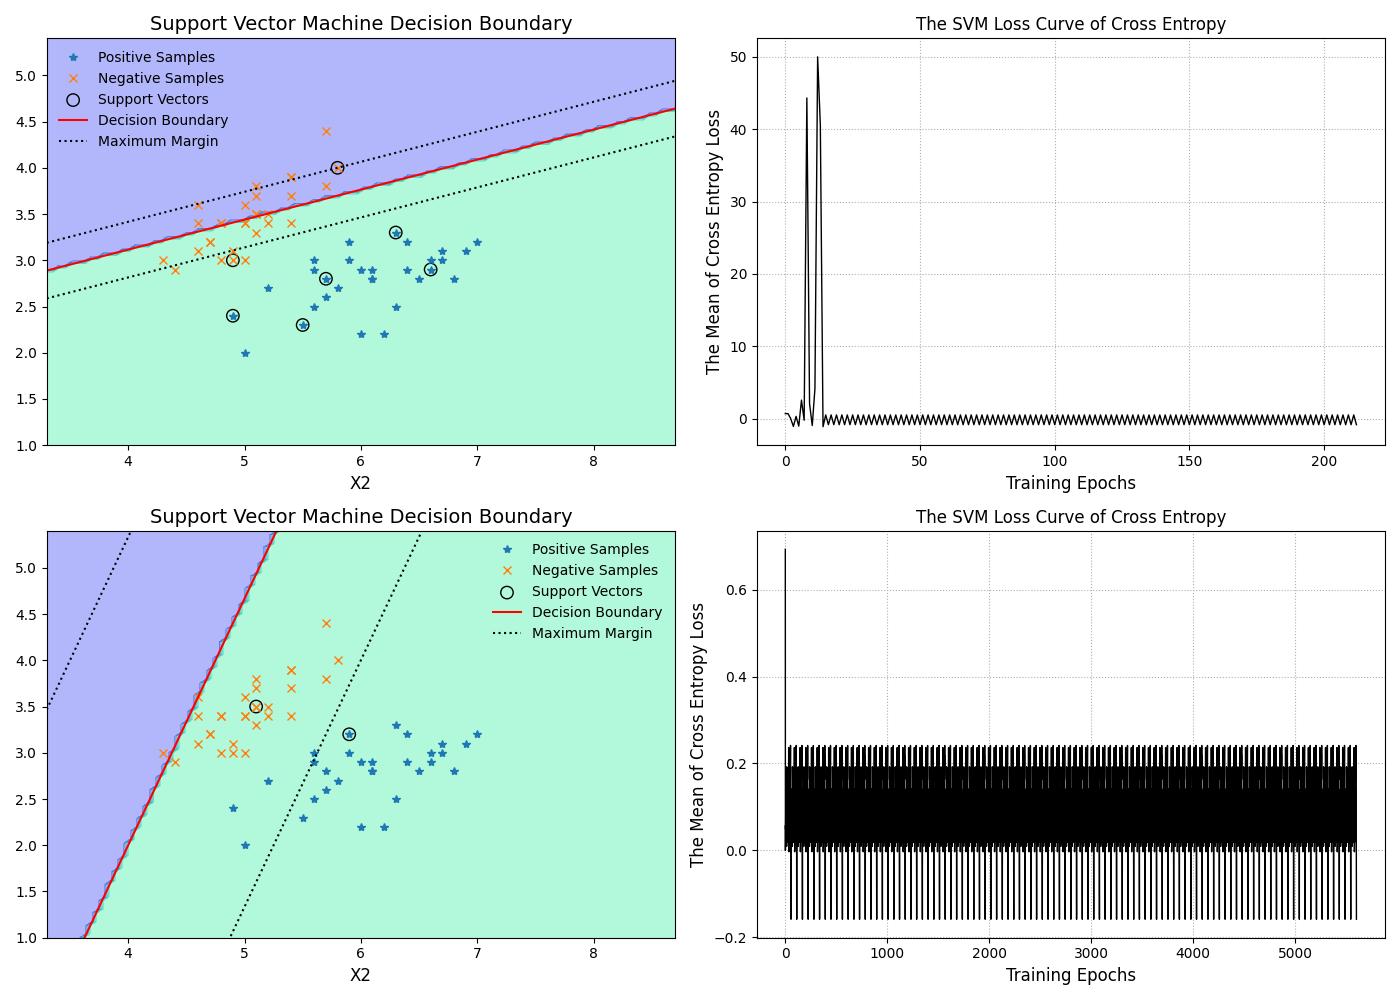

This chart was generated by the following Python code:

import copy
import random
 
import matplotlib.pyplot as plt
 
import kernel_func
import numpy as np
 
 
class SVMClassifier:
    """
    支持向量机二分类算法：硬间隔、软间隔、核函数，可做线性可分、非线性可分
    """
 
    def __init__(self, C=1.0, gamma=1.0, degree=3, coef0=1.0, kernel=None, kkt_tol=1e-3, alpha_tol=1e-3,
                 max_epochs=100):
        self.C = C  # 软间隔硬间隔的参数，硬间隔：适当增大C的值，软间隔：减少C值，允许部分样本不满足约束条件
        self.kernel = kernel 
        if self.kernel is None or self.kernel.lower() == "linear":
            self.kernel_func = kernel_func.linear()  # self.kernel_func(x_i, x_j)
        elif self.kernel.lower() == "poly":
            self.kernel_func = kernel_func.poly(degree, coef0)  # self.kernel_func(x_i, x_j)
        elif self.kernel.lower() == "rbf":
            self.kernel_func = kernel_func.rbf(gamma)
        else:
            print("仅限linear、poly或rbf，值为None则默认为Linear线性核函数...")
            self.kernel_func = kernel_func.linear()
 
        self.alpha_tol = alpha_tol  # 支持向量容忍度
 
        self.kkt_tol = kkt_tol 
        self.max_epochs = max_epochs
        self.alpha = None  # 松弛变量
        self.E = None  # 误差
        self.w, self.b = None, None  # SVM的模型系数
 
        self.support_vectors = []  # 记录支持向量的索引
        self.support_vectors_alpha = []  # 支持向量所对应的松弛变量
        self.support_vectors_x, self.support_vectors_y = [], []  # 支持向量所对应的样本和目标
        self.cross_entropy_loss = []  # 优化过程中的交叉熵损失
 
    def init_params(self, x_train, y_train):
        """
        初始化必要参数
        :param x_train: 训练集
        :param y_train: 编码后的目标集
        :return:
        """
        n_samples, n_features = x_train.shape
        self.w, self.b = np.zeros(n_features), 0.0  # 模型系数初始化为0值
        self.alpha = np.zeros(n_samples)  # 松弛变量
        self.E = self.decision_func(x_train) - y_train  # 初始化误差，所有样本类别取反
 
    def decision_func(self, x):
        """
        SVM模型的预测计算，
        :param x: 可以是样本集，也可以是单个样本
        :return:
        """
        if len(self.support_vectors) == 0:  # 当前没有支持向量
            if x.ndim <= 1:  # 标量或单个样本
                return 0
            else:
                return np.zeros(x.shape[0])  # np.zeros(x.shape[:-1])
        else:
            if x.ndim <= 1:
                wt_x = 0.0  # 模型w^T * x + b的第一项求和
            else:
                wt_x = np.zeros(x.shape[0])
            for i in range(len(self.support_vectors)):
                # 公式：w^T * x = sum(alpha_i * y_i * k(xi, x))
                wt_x += self.support_vectors_alpha[i] * self.support_vectors_y[i] * \
                        self.kernel_func(x, self.support_vectors_x[i])
        return wt_x + self.b
 
    def _meet_kkt(self, x_i, y_i, alpha_i, sample_weight_i):
        """
        判断当前需要优化的alpha是否满足KKT条件
        :param x_i: 已选择的样本
        :param y_i: 已选择的目标
        :param alpha_i: 需要优化的alpha
        :return: bool：满足True，不满足False
        """
        if alpha_i < self.C * sample_weight_i:
            return y_i * self.decision_func(x_i) >= 1 - self.kkt_tol
        else:
            return y_i * self.decision_func(x_i) <= 1 + self.kkt_tol
 
    def _select_best_j(self, best_i):
        """
        基于已经选择的第一个alpha_i，寻找使得|E_i - E_j|最大的best_j
        :param best_i: 已选择的第一个alpha_i索引
        :return:
        """
        valid_j_list = [j for j in range(len(self.alpha)) if self.alpha[j] > 0 and best_i != j]
        if len(valid_j_list) > 0:
            idx = np.argmax(np.abs(self.E[best_i] - self.E[valid_j_list]))  # 在可选的j列表中查找绝对误差最大的索引
            best_j = valid_j_list[int(idx)]  # 最佳的j
        else:
            idx = list(range(len(self.alpha)))  # 所有样本索引
            seq = idx[:best_i] + idx[best_i + 1:]  # 排除best_i
            best_j = random.choice(seq)  # 随机选择
        return best_j
 
    def _clip_alpha_j(self, y_i, y_j, alpha_j_unc, alpha_i_old, alpha_j_old, sample_weight_j):
        """
        修剪第2个更新的alpha值
        :param y_i: 当前选择的第1个y目标值
        :param y_j: 当前选择的第2个y目标值
        :param alpha_j_unc: 当前未修剪的第2个alpha值
        :param alpha_i_old: 当前选择的第1个未更新前的alpha值
        :param alpha_j_old: 当前选择的第2个未更新前的alpha值
        :return:
        """
        C = self.C * sample_weight_j
        if y_i == y_j:
            inf = max(0, alpha_i_old + alpha_j_old - C)  # L
            sup = min(self.C, alpha_i_old + alpha_j_old)  # H
        else:
            inf = max(0, alpha_j_old - alpha_i_old)  # L
            sup = min(C, C + alpha_j_old - alpha_i_old)  # H
        # if alpha_j_unc < inf:
        #     alpha_j_new = inf
        # elif alpha_j_unc > sup:
        #     alpha_j_new = sup
        # else:
        #     alpha_j_new = alpha_j_unc
        alpha_j_new = [inf if alpha_j_unc < inf else sup if alpha_j_unc > sup else alpha_j_unc]
        return alpha_j_new[0]
 
    def _update_error(self, x_train, y_train, y):
        """
        更新误差，计算交叉熵损失
        :param x_train: 训练样本集
        :param y_train: 目标集
        :param y: 编码后的目标集
        :return:
        """
        y_predict = self.decision_func(x_train)  # 当前优化过程中的模型预测值
        self.E = y_predict - y  # 误差
        loss = -(y_train.T.dot(np.log(self.sigmoid(y_predict))) +
                 (1 - y_train).T.dot(np.log(1 - self.sigmoid(y_predict))))
        self.cross_entropy_loss.append(loss / len(y))  # 平均交叉熵损失
 
    def fit(self, x_train, y_train, samples_weight=None):
        """
        SVM的训练：SMO算法实现
        1. 按照启发式方法选择一对需要优化的alpha
        2. 对参数alpha、b、w、E等进行更新、修剪
        :param x_train: 训练集
        :param y_train: 目标集
        :return:
        """
        x_train, y_train = np.asarray(x_train), np.asarray(y_train)
        if samples_weight is None:
            samples_weight = np.array([1.0] * x_train.shape[0])
        class_values = np.sort(np.unique(y_train))  # 类别的不同取值
        if class_values[0] != 0 or class_values[1] != 1:
            raise ValueError("仅限二分类，类别编码为{0、1}...")
        y = copy.deepcopy(y_train)
        y[y == 0] = -1  # SVM类别限定为{-1， 1}
        self.init_params(x_train, y)  # 参数的初始化
        n_samples = x_train.shape[0]  # 样本量
        for epoch in range(self.max_epochs):
            if_all_match_kkt_condition = True  # 表示所有样本都满足KKT条件
            # 1. 选择一对需要优化的alpha_i和alpha_j
            for i in range(n_samples):  # 外层循环
                x_i, y_i = x_train[i, :], y[i]  # 当前选择的第1个需要优化的样本所对应的索引
                alpha_i_old, err_i_old = self.alpha[i], self.E[i]  # 取当前未更新的alpha和误差
                if not self._meet_kkt(x_i, y_i,alpha_i_old, samples_weight[i]):  # 不满足KKT条件
                    if_all_match_kkt_condition = False  # 表示存在需要优化的变量
                    j = self._select_best_j(i)  # 基于alpha_i选择alpha_j
                    alpha_j_old, err_j_old = self.alpha[j], self.E[j]  # 当前第2个需要优化的alpha和误差
                    x_j, y_j = x_train[j, :], y[j]  # 第2个需要优化的样本所对应的索引
 
                    # 2. 基于已经选择的alpha_i和alpha_j，对alpha、b、E和w进行更新
                    # 首先获取未修建的第2个需要更新的alpha值，并对其进行修建
                    k_ii = self.kernel_func(x_i, x_i)
                    k_jj = self.kernel_func(x_j, x_j)
                    k_ij = self.kernel_func(x_i, x_j)
                    eta = k_ii + k_jj - 2 * k_ij
                    if np.abs(eta) < 1e-3:  # 避免分母过小，表示选择更新的两个样本比较接近
                        continue
                    alpha_j_unc = alpha_j_old - y_j * (err_j_old - err_i_old) / eta  # 未修剪的alpha_j
                    # 修剪alpha_j使得0< alpha_j < C
                    alpha_j_new = self._clip_alpha_j(y_i, y_j, alpha_j_unc, alpha_i_old,
                                                     alpha_j_old, samples_weight[j])
 
                    # 3. 通过修剪后的alpha_j_new更新alpha_i
                    alpha_j_delta = alpha_j_new - alpha_j_old
                    alpha_i_new = alpha_i_old - y_i * y_j * alpha_j_delta
                    self.alpha[i], self.alpha[j] = alpha_i_new, alpha_j_new  # 更新回存
 
                    # 4. 更新模型系数w和b
                    alpha_i_delta = alpha_i_new - alpha_i_old
                    # w的更新仅与已更新的一对alpha有关
                    self.w = self.w + alpha_i_delta * y_i * x_i + alpha_j_delta * y_j * x_j
                    b_i_delta = -self.E[i] - y_i * k_ii * alpha_i_delta - y_i * k_ij * alpha_j_delta
                    b_j_delta = -self.E[j] - y_i * k_ij * alpha_i_delta - y_i * k_jj * alpha_j_delta
                    if 0 < alpha_i_new < self.C * samples_weight[i]:
                        self.b += b_i_delta
                    elif 0 < alpha_j_new < self.C * samples_weight[j]:
                        self.b += b_j_delta
                    else:
                        self.b += (b_i_delta + b_j_delta) / 2
 
                    # 5. 更新误差E，计算损失
                    self._update_error(x_train, y_train, y)
 
                    # 6. 更新支持向量相关信息，即重新选取
                    self.support_vectors = np.where(self.alpha > self.alpha_tol)[0]
                    self.support_vectors_x = x_train[self.support_vectors, :]
                    self.support_vectors_y = y[self.support_vectors]
                    self.support_vectors_alpha = self.alpha[self.support_vectors]
            if if_all_match_kkt_condition:  # 没有需要优化的alpha，则提前停机
                break
 
    def get_params(self):
        """
        获取SVM的模型系数
        :return:
        """
        return self.w, self.b
 
    def predict_proba(self, x_test):
        """
        预测测试样本所属类别的概率
        :param x_test: 测试样本集
        :return:
        """
        x_test = np.asarray(x_test)
        y_test_hat = np.zeros((x_test.shape[0], 2))  # 存储每个样本的预测概率
        y_test_hat[:, 1] = self.sigmoid(self.decision_func(x_test))
        y_test_hat[:, 0] = 1.0 - y_test_hat[:, 1]
        return y_test_hat
 
    def predict(self, x_test):
        """
        预测测试样本的所属类别
        :param x_test: 测试样本集
        :return:
        """
        return np.argmax(self.predict_proba(x_test), axis=1)
 
    @staticmethod
    def sigmoid(x):
        """
        sigmodi函数，为避免上溢或下溢，对参数x做限制
        :param x: 可能是标量数据，也可能是数组
        :return:
        """
        x = np.asarray(x)  # 为避免标量值的布尔索引出错，转换为数组
        x[x > 30.0] = 30.0  # 避免下溢
        x[x < -50.0] = -50.0  # 避免上溢
        return 1 / (1 + np.exp(-x))
 
    def plt_loss_curve(self, is_show=True):
        """
        可视化交叉熵损失函数
        :param is_show:
        :return:
        """
        if is_show:
            plt.figure(figsize=(7, 5))
        plt.plot(self.cross_entropy_loss, "k-", lw=1)
        plt.xlabel("Training Epochs", fontdict={"fontsize": 12})
        plt.ylabel("The Mean of Cross Entropy Loss", fontdict={"fontsize": 12})
        plt.title("The SVM Loss Curve of Cross Entropy")
        plt.grid(ls=":")
        if is_show:
            plt.show()
 
    def plt_svm(self, X, y, is_show=True, is_margin=False):
        """
        可视化支持向量机模型：分类边界、样本、间隔、支持向量
        :param X:
        :param y:
        :param is_show:
        :return:
        """
        X, y = np.asarray(X), np.asarray(y)
        if is_show:
            plt.figure(figsize=(7, 5))
        if X.shape[1] != 2:
            print("Warning: 仅限于两个特征的可视化...")
            return
 
        # 可视化分类填充区域
        x_min, x_max = X[:, 0].min() - 1, X[:, 0].max() + 1
        y_min, y_max = X[:, 1].min() - 1, X[:, 1].max() + 1
        xi, yi = np.meshgrid(np.linspace(x_min, x_max, 100), np.linspace(y_min, y_max, 100))
        zi = self.predict(np.c_[xi.ravel(), yi.ravel()])
        zi = zi.reshape(xi.shape)  # 等值线的x、y和z的维度必须一致
        plt.contourf(xi, yi, zi, cmap="winter", alpha=0.3)
 
        # 可视化正例、负例样本
        positive, negative = X[y == 1.0], X[y == 0.0]
        plt.plot(positive[:, 0], positive[:, 1], "*", label="Positive Samples")
        plt.plot(negative[:, 0], negative[:, 1], "x", label="Negative Samples")
 
        # 可视化支持向量
        if len(self.support_vectors) != 0:
            plt.scatter(self.support_vectors_x[:, 0], self.support_vectors_x[:, 1], s=80,
                        c="none", edgecolors="k", label="Support Vectors")
        if is_margin and (self.kernel is None or self.kernel.lower() == "linear"):
            w, b = self.get_params()
            xi_ = np.linspace(x_min, x_max, 100)
            yi_ = -(w[0] * xi_ + b) / w[1]
            margin = 1 / w[1]
            plt.plot(xi_, yi_, "r-", lw=1.5, label="Decision Boundary")
            plt.plot(xi_, yi_ + margin, "k:", label="Maximum Margin")
            plt.plot(xi_, yi_ - margin, "k:")
        plt.title("Support Vector Machine Decision Boundary", fontdict={"fontsize": 14})
        plt.xlabel("X1", fontdict={"fontsize": 12})
        plt.xlabel("X2", fontdict={"fontsize": 12})
        plt.legend(frameon=False)
        plt.axis([x_min, x_max, y_min, y_max])
 
        if is_show:
            plt.show()
